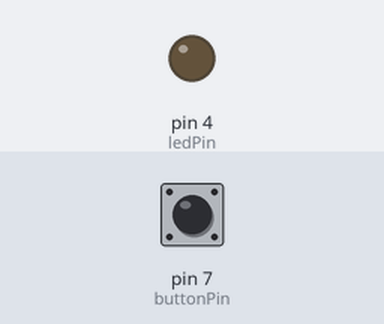
The sketch below on a simulated Arduino Uno, built with avr-gcc and run on an emulated ATmega328P. On the bench: output pins drawn as LEDs (lit = HIGH). Inputs (shaded band) come from the test bench; at power-on: pin 7 (buttonPin) HIGH. What the sketch prints to the serial monitor is not drawn.

Above: at 1.2 s.
1.3 s: pin 7 (buttonPin) pulled LOW for 0.15 s
At 1.38 s:
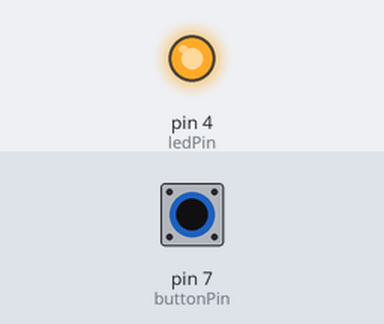
2.9 s: pin 7 (buttonPin) pulled LOW for 3.2 s
At 7.1 s:
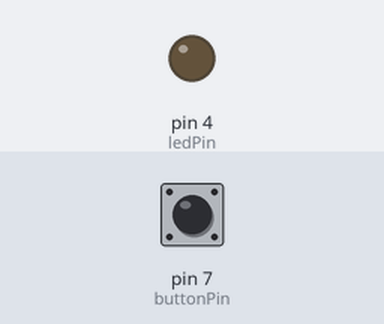
Timing chart, 0 to 8.6 s (numbered marks = the images above; inputs shaded):
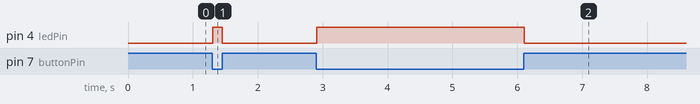

The sketch:

pr7.ino
```cpp
int ledPin = 4;;
int buttonPin = 7;
int buttonRead;
int state1 = 0;
int state2;

void setup() {
  // put your setup code here, to run once:
  pinMode(ledPin, OUTPUT);
  pinMode(buttonPin, INPUT);
  Serial.begin(9600);
}

void loop() {
  // put your main code here, to run repeatedly:
  buttonRead = digitalRead(buttonPin);
  state1 = Serial.println(buttonRead);
  if (buttonRead == 0) {
    digitalWrite(ledPin, HIGH);
  }
  if (buttonRead == 1) {
    digitalWrite(ledPin, LOW);
  }
}
```

Measured:
- after the input at 1.3 s, pin 4 (ledPin): LOW → HIGH at once, → LOW 0.15 s later
- after the input at 2.9 s, pin 4 (ledPin): LOW → HIGH at once, → LOW 3.2 s later
